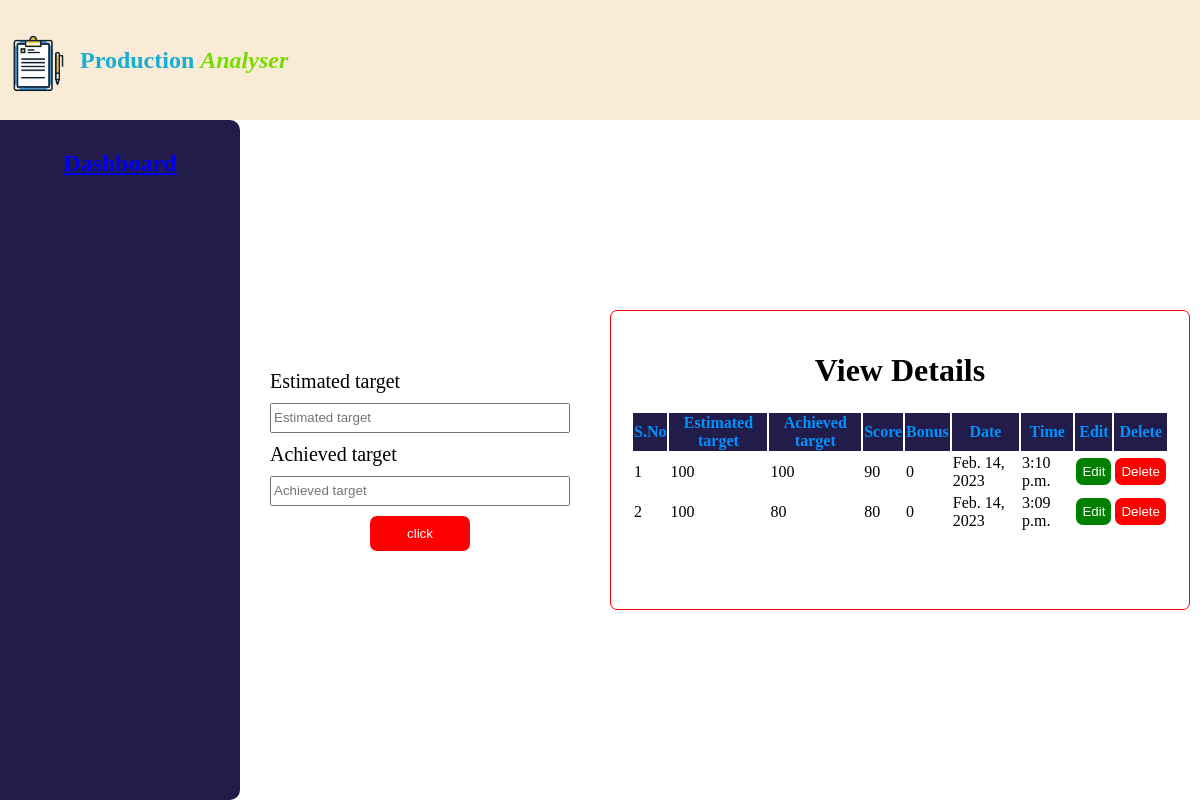
The app's page /, older data.
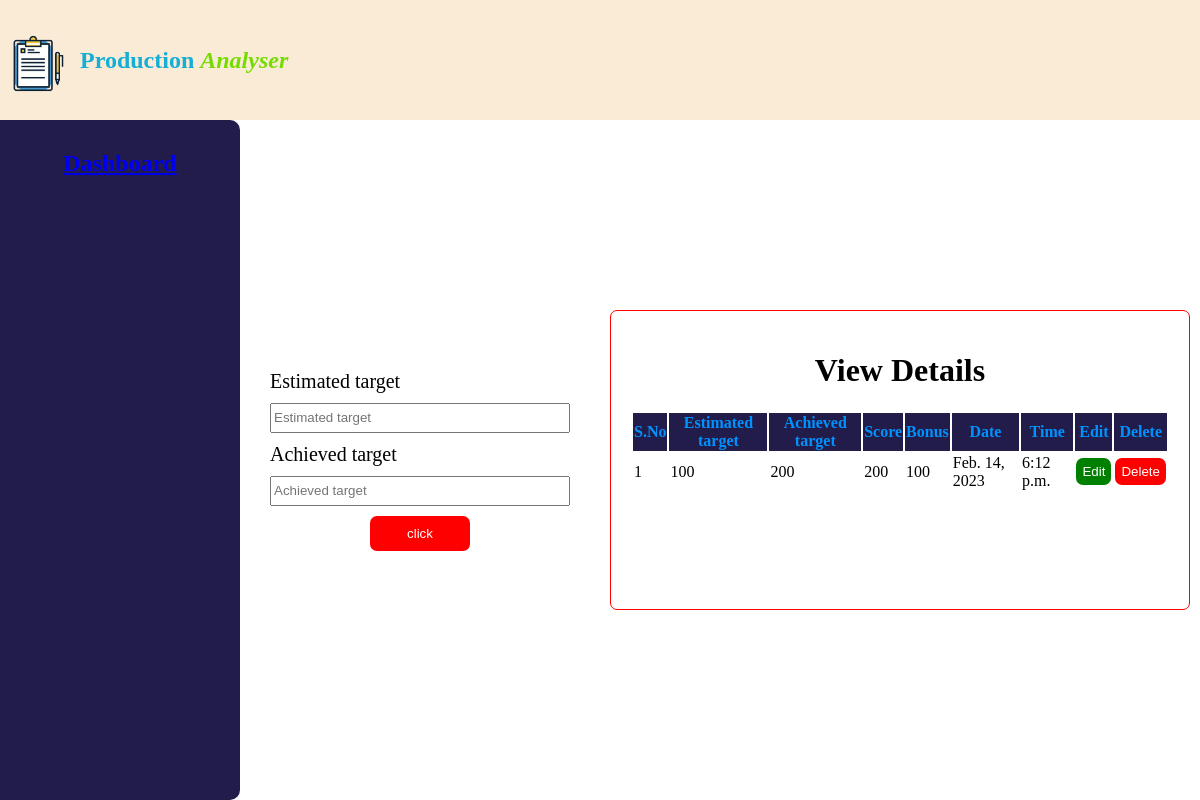
The same page, newer data.
### production/models.py (models this page shows)
class Data(models.Model):
    Estimated_target = models.IntegerField(default="")
    Achieved_target = models.IntegerField(default="")
    Score = models.IntegerField(default="")
    Bonus = models.IntegerField(default="")
    Datetime = models.DateField(default="")
    Time = models.TimeField(default="")

### production/views.py (the view, shortened to what this page needs)
# urls.py: 2. Add a URL to urlpatterns:  path('', views.home, name='home')
def home(request):
    data = Data.objects.all()
    print(data,"me")
    if (data != ''):
         return render(request, 'index.html',{'datas':data})
    else:
         return render(request, 'index.html')

### templates/index.html (shortened to what this page needs)
<!DOCTYPE html>
<html lang="en">
  <head>
    {% load static %}
    <link rel="stylesheet" href="{% static 'index.css' %}">
  </head>
  <body>
    <div>
      <nav class='nav-container'>
        <img src={% static 'image/—Pngtree—product analysis_2849807.png' %} alt="logo" class='logo'/>
        <h1><span class='app-name'>Production</span> <span class='half'>Analyser</span></h1>
      </nav>
    <div class="main-container">
      <nav class='side-bar'>
        <div class='dashbord-containetr'>
          <a href='dashboard'><h1 class='dashbord'>Dashboard</h1></a>
        </div>
      </nav>
      {% block content%}
      <form class="sub-container" action='' method="POST" autocomplete="off">
        <lable class="leble">Estimated target</lable>
        <input class="input" name="one" placeholder="Estimated target"   type="number" />
        <lable class="leble">Achieved target</lable>
        <input class="input" name="two" placeholder="Achieved target"  type="number" />
        <button class='btn' type="submit">click</button>
      </form>
      <div  class="result-container">
        <h1 class='heding'>View Details</h1>
        <table>
         <thead>
          <tr class='table'>
            <th class='each-table'>S.No</th>
            <th class='each-table'>Estimated target</th>
            <th class='each-table'>Achieved target</th>
            <th class='each-table'>Score</th>
            <th class='each-table'>Bonus</th>
            <th class='each-table'>Date</th>
            <th class='each-table'>Time</th>
            <th class='each-table'>Edit</th>
            <th class='each-table'>Delete</th>
          </tr>
        </thead>
        {% for data in datas%}
          <tbody class='result-para'>
            <td>{{forloop.counter}}</td>
            <td>{{data.Estimated_target}}</td>
            <td>{{data.Achieved_target}}</td>
            <td>{{data.Score}}</td>
            <td>{{data.Bonus}}</td>
            <td>{{data.Datetime}}</td>
            <td>{{data.Time}}</td>
            <td><a href='updateData/{{data.id}}'><button class='edit-btn'>Edit</button></a></td>
            <td><a href='deleteData/{{data.id}}'><button class='delete-btn'>Delete</button></a></td>
          </tbody>
          {% endfor%}
        </table>
      </div>
    </div>
  </div>
    {% endblock %}
  </body>
</html>

Row changes from the older to the newer data that the page shows:
removed Data: Estimated_target "100", Achieved_target "100", Score "90", Bonus "0", Datetime "Feb. 14, 2023", Time "3:10 p.m."
removed Data: Estimated_target "100", Achieved_target "80", Score "80", Bonus "0", Datetime "Feb. 14, 2023", Time "3:09 p.m."
added Data: Estimated_target "100", Achieved_target "200", Score "200", Bonus "100", Datetime "Feb. 14, 2023", Time "6:12 p.m."
